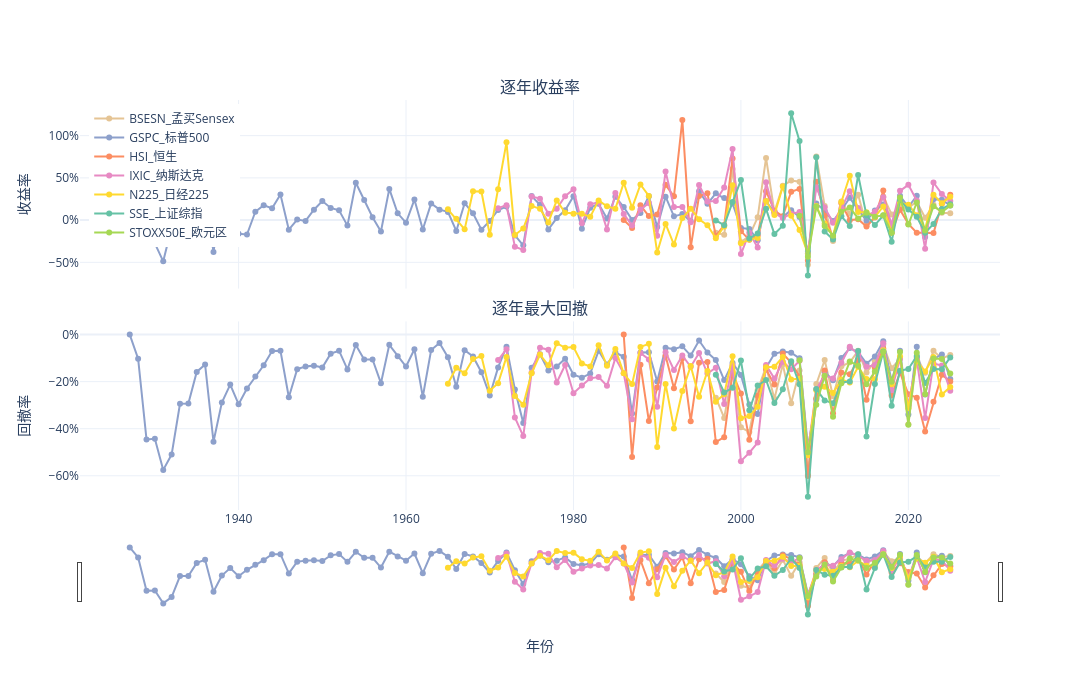

The notebook cell this image was saved under:
### Code cell
fig = make_subplots(rows=2, cols=1, shared_xaxes=True, vertical_spacing=0.08, subplot_titles=("逐年收益率", "逐年最大回撤"))

x_years = pd.to_datetime(yearly_df_pivot_return.index.astype(str))

# 逐年收益（折线）
for col in yearly_df_pivot_return.columns:
    fig.add_trace(
        go.Scatter(
            x=x_years,
            y=yearly_df_pivot_return[col],
            mode="lines+markers",
            name=col,
            line=dict(color=color_map.get(col), width=2),
            marker=dict(size=6),
            hovertemplate="指数: %{fullData.name}<br>年份: %{x|%Y}<br>收益率: %{y:.2%}<extra></extra>",
        ),
        row=1,
        col=1,
    )

# 逐年最大回撤（折线）
for col in yearly_df_pivot_dd.columns:
    fig.add_trace(
        go.Scatter(
            x=x_years,
            y=yearly_df_pivot_dd[col],
            mode="lines+markers",
            name=col,
            line=dict(color=color_map.get(col), width=2),
            marker=dict(size=6),
            hovertemplate="指数: %{fullData.name}<br>年份: %{x|%Y}<br>最大回撤: %{y:.2%}<extra></extra>",
            showlegend=False,
        ),
        row=2,
        col=1,
    )

fig.update_layout(
    template="plotly_white",
    height=700,
    width=1080,
    hovermode="x unified",
    legend=dict(yanchor="top", y=0.99, xanchor="left", x=0.01),
)
fig.update_yaxes(title_text="收益率", tickformat=".0%", row=1, col=1)
fig.update_yaxes(title_text="回撤率", tickformat=".0%", row=2, col=1)
fig.update_xaxes(title_text="年份", tickformat="%Y", rangeslider=dict(visible=True), row=2, col=1)
fig.show()
